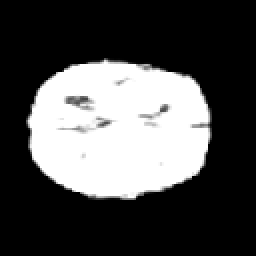
#> input picture aideai/media/brain/output/output_31_1.png, 128 x 128 px (shown 2 times larger)
$ python mytest.py
#> lines starting #> are read from the running program, lines starting #| are printed output that depends on the picture
# [18 lines of commented-out code are left out]

import cv2
import numpy as np
# C:\My Projects\AIDE\AIDE BE\aide_ai\aideai\media\brain\output
# Load the two images
image1 = cv2.imread('media/brain/output/output_31_1.png')
#> image1 is the input picture: shape (128, 128, 3); min 0, max 255, mean 78.1
image2 = cv2.imread('media/brain/output/output_31_2.png')
image3 = cv2.imread('media/brain/output/output_31_3.png')
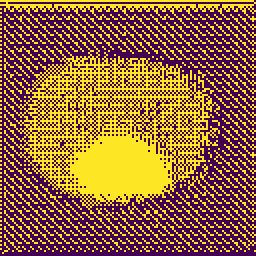
#> input picture aideai/media/brain/output/output_31_3.png, 128 x 128 px (shown 2 times larger)
#> image3 is the input picture: shape (128, 128, 3); mean B, G, R 63.3, 100.4, 147.9

image1 = cv2.resize(image1, (500, 500))
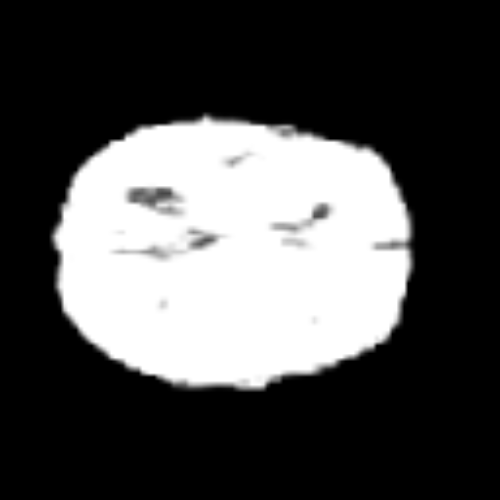
#> image1: shape (500, 500, 3); min 0, max 255, mean 78.1
#> (the run stopped early here; a loop or call above may not have finished)
